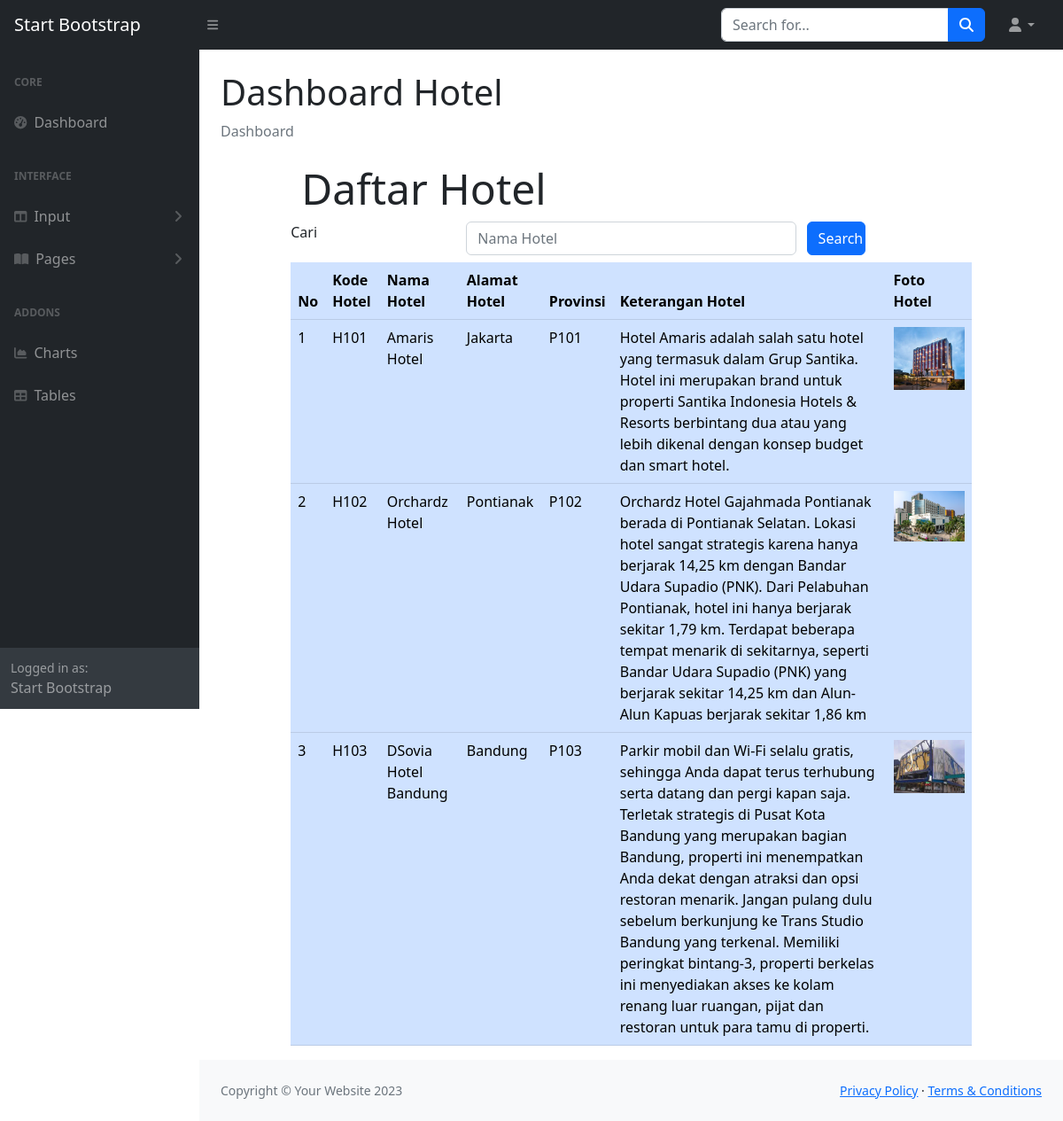
/ADMIN/daftarhotel.php, run on the app's committed database.
### tables this page shows
CREATE TABLE `hotel` (
  `hotelKODE` char(4) NOT NULL,
  `hotelNAMA` char(120) NOT NULL,
  `hotelALAMAT` char(120) NOT NULL,
  `provinsiKODE` char(4) NOT NULL,
  `hotelKET` text NOT NULL,
  `hotelFOTO` char(120) NOT NULL
);

### ADMIN/daftarhotel.php (the view, shortened to what this page needs)
<!DOCTYPE html>
<html lang="en">
<?php  include "INCLUDE/head.php"?>
    <body class="sb-nav-fixed">
    <?php include "INCLUDE/nav.php";?>
        <div id="layoutSidenav">
         <?php include "INCLUDE/menu.php"?>
            <div id="layoutSidenav_content">
                <main>
                    <div class="container-fluid px-4">
                        <h1 class="mt-4">Dashboard Hotel</h1>
                        <ol class="breadcrumb mb-4">
                            <li class="breadcrumb-item active">Dashboard</li>
                        </ol>
<?php
	include "include/config.php";
?>
<body>
<div class="row">
	<div class="col-sm-1"></div>
	<div class="col-sm-10">
		<div class="jumbotron jumbotron-fluid">
			<div class="container">
				<h3 class="display-5">Daftar Hotel</h3>
			</div>
		</div>
		<form method = "POST">
<div class="form-group row mb-2">
<label for = "search" class="col-sm-3">Cari </label>
<div class="col-sm-6">
	  <input type ="text" name="search" class="form-control" id="search"
	  value="<?php if(isset($_POST["search"])) {echo $_POST ["search"];}?>"
	  placeholder="Nama Hotel">
</div>
	  <input type="submit" name="kirim" class="col-sm-1 btn btn-primary" value="Search">
</div>
</form>
	<table class="table table-hover table-primary">
		<thead class="thead-dark">
			<tr>
				<th>No</th>
				<th>Kode Hotel</th>
				<th>Nama Hotel</th>
				<th>Alamat Hotel</th>
                <th>Provinsi</th>
				<th>Keterangan Hotel</th>
				<th>Foto Hotel</th>
			</tr>
		</thead>
		<tbody>
<?php
			if (isset($_POST["kirim"]))
{
  $search = $_POST ['search'];
  $query =mysqli_query ($connection, "select hotel. * from hotel
        where hotelNAMA like '%".$search."%' ");
}
else {
  $query =mysqli_query ($connection, "select hotel. * from hotel ");
}
			$nomor = 1;
			while ($row = mysqli_fetch_array($query))
			{ ?>
				<tr>
					<td><?php echo $nomor;?></td>
					<td><?php echo $row['hotelKODE'];?></td>
					<td><?php echo $row['hotelNAMA'];?></td>
					<td><?php echo $row['hotelALAMAT'];?></td>
                    <td><?php echo $row['provinsiKODE'];?></td>
                    <td><?php echo $row['hotelKET'];?></td>
					<td>
						<?php if(is_file("images/".$row['hotelFOTO']))
						{ ?>
							<img src="images/<?php echo $row['hotelFOTO']?>" width="80">
						<?php } else
							echo "<img src='images/noimage.png' width='80'>"
						?>
					</td>
				</tr>
			<?php $nomor = $nomor + 1;?>
			<?php }	?>
		</tbody>
	</table>
</div>
</body>
                    </div>
                </main>
                <?php include "INCLUDE/footer.php";?>
            </div>
        </div>
    </html>

### data on the page
hotel: hotelKODE "H101", hotelNAMA "Amaris Hotel", hotelALAMAT "Jakarta", provinsiKODE "P101", hotelKET "Hotel Amaris adalah salah satu hotel yang termasuk dalam Grup Santika. Hotel ini merupakan brand untuk properti Santika Indonesia Hotels & Resorts berbintang dua atau yang lebih dikenal dengan konsep budget dan smart hotel.", hotelFOTO (picture)
hotel: hotelKODE "H102", hotelNAMA "Orchardz Hotel", hotelALAMAT "Pontianak", provinsiKODE "P102", hotelKET "Orchardz Hotel Gajahmada Pontianak berada di Pontianak Selatan. Lokasi hotel sangat strategis karena hanya berjarak 14,25 km dengan Bandar Udara Supadio (PNK). Dari Pelabuhan Pontianak, hotel ini hanya berjarak sekitar 1,79 km. Terdapat beberapa tempat menarik di sekitarnya, seperti Bandar Udara Supadio (PNK) yang berjarak sekitar 14,25 km dan Alun-Alun Kapuas berjarak sekitar 1,86 km", hotelFOTO (picture)
hotel: hotelKODE "H103", hotelNAMA "DSovia Hotel Bandung", hotelALAMAT "Bandung", provinsiKODE "P103", hotelKET "Parkir mobil dan Wi-Fi selalu gratis, sehingga Anda dapat terus terhubung serta datang dan pergi kapan saja. Terletak strategis di Pusat Kota Bandung yang merupakan bagian Bandung, properti ini menempatkan Anda dekat dengan atraksi dan opsi restoran menarik. Jangan pulang dulu sebelum berkunjung ke Trans Studio Bandung yang terkenal. Memiliki peringkat bintang-3, properti berkelas ini menyediakan akses ke kolam renang luar ruangan, pijat dan restoran untuk para tamu di properti.", hotelFOTO (picture)
